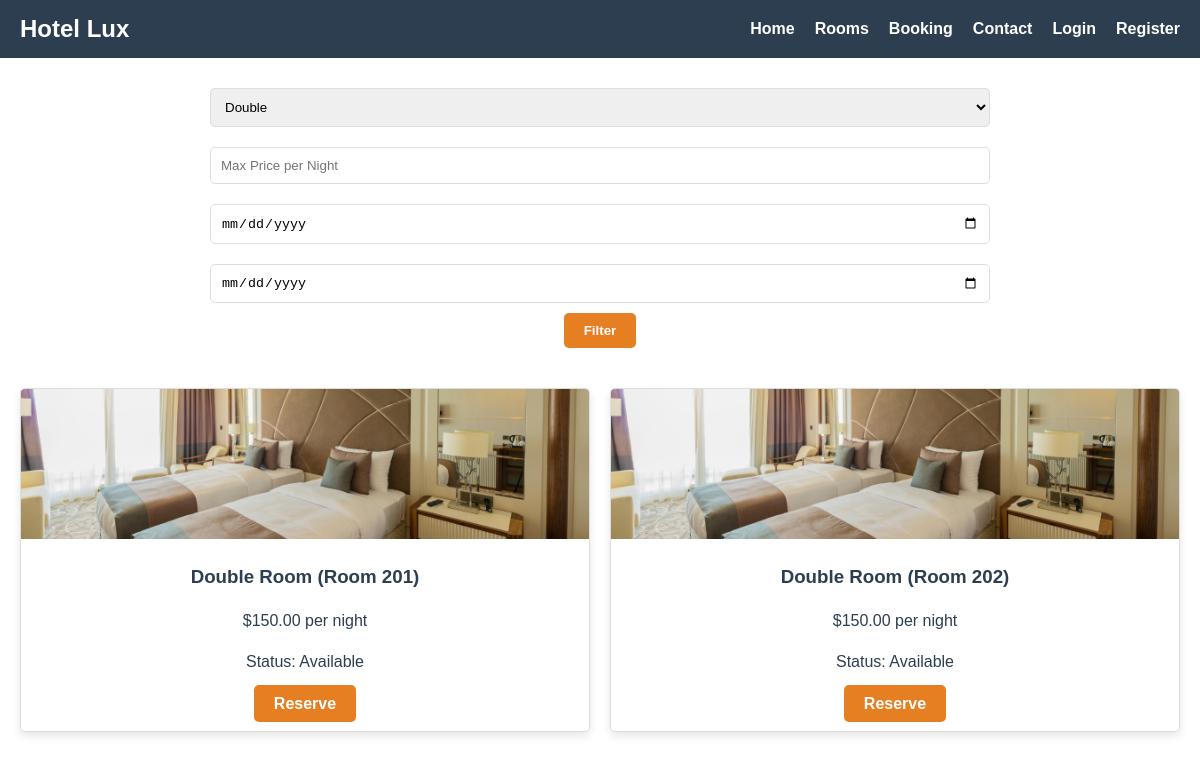
The app's page /rooms.php?room-type=Double with its own data.
### tables this page shows
CREATE TABLE `rooms` (
  `id` int(11) NOT NULL,
  `type` varchar(50) NOT NULL,
  `price` decimal(10,2) NOT NULL,
  `room_number` varchar(10) NOT NULL,
  `image` varchar(255) DEFAULT NULL
);

### rooms.php (the view, shortened to what this page needs)
<?php
include 'config.php';
$type = $_GET['room-type'] ?? '';
$max_price = $_GET['max-price'] ?? '';
$checkin = $_GET['checkin-date'] ?? '';
$checkout = $_GET['checkout-date'] ?? '';
$sql = "SELECT * FROM rooms WHERE 1=1";
if ($type) $sql .= " AND type = '" . $conn->real_escape_string($type) . "'";
$result = $conn->query($sql);
$filtered = [];
if ($result) {
  while ($row = $result->fetch_assoc()) {
    if (!$checkin || !$checkout || is_available($row['id'], $checkin, $checkout)) {
      $filtered[] = $row;
    }
  }
}
?>
<!DOCTYPE html>
<html lang="en">
<head>
  <link rel="stylesheet" href="styles.css">
</head>
<body>
  <header>
    <div class="logo">Hotel Lux</div>
    <nav>
      <ul>
        <li><a href="index.php">Home</a></li>
        <li><a href="rooms.php">Rooms</a></li>
        <li><a href="booking.php">Booking</a></li>
        <li><a href="contact.php">Contact</a></li>
        <?php if (isset($_SESSION['logged_in'])): ?>
          <li><a href="<?php echo $_SESSION['role']; ?>_dashboard.php">Dashboard</a></li>
          <li><a href="logout.php">Logout</a></li>
        <?php else: ?>
          <li><a href="login.php">Login</a></li>
          <li><a href="register.php">Register</a></li>
        <?php endif; ?>
      </ul>
    </nav>
  </header>
  <form id="filter-form" action="rooms.php" method="GET">
    <select id="room-type" name="room-type">
      <option value="Double" <?php if ($type == 'Double') echo 'selected'; ?>>Double</option>
    </select>
    <input type="number" id="max-price" name="max-price" placeholder="Max Price per Night" value="<?php echo $max_price; ?>">
    <input type="date" id="checkin-date" name="checkin-date" value="<?php echo $checkin; ?>">
    <input type="date" id="checkout-date" name="checkout-date" value="<?php echo $checkout; ?>">
    <button type="submit" class="button">Filter</button>
  </form>
  <div class="rooms-grid" id="rooms-grid">
    <?php if (empty($filtered)): ?>
      <p>No rooms available for the selected criteria.</p>
    <?php else: ?>
      <?php foreach ($filtered as $room): ?>
        <div class="room-card">
          <img src="<?php echo $room['image']; ?>" alt="<?php echo $room['type']; ?>">
          <div class="room-info">
            <h3><?php echo $room['type']; ?> Room (Room <?php echo $room['room_number']; ?>)</h3>
            <p>$<?php echo $room['price']; ?> per night</p>
            <p>Status: Available</p>
            <a href="booking.php?room=<?php echo urlencode($room['type']); ?>&roomNumber=<?php echo $room['room_number']; ?>" class="button">Reserve</a>
          </div>
        </div>
      <?php endforeach; ?>
    <?php endif; ?>
  </div>
</body>
</html>

### styles.css (style rules this page uses)
body { margin: 0; font-family: Arial, sans-serif; color: #2C3E50; background-color: white; line-height: 1.6; }
header { display: flex; justify-content: space-between; align-items: center; padding: 10px 20px; background-color: #2C3E50; color: white; }
.logo { font-size: 1.5em; font-weight: bold; }
nav ul { list-style: none; display: flex; margin: 0; padding: 0; }
nav li { margin-left: 20px; }
nav a { color: white; text-decoration: none; font-weight: bold; }
.button { background-color: #E67E22; color: white; padding: 10px 20px; border: none; border-radius: 5px; cursor: pointer; text-decoration: none; font-weight: bold; transition: background-color 0.3s, transform 0.3s; }
.rooms-grid { display: grid; grid-template-columns: repeat(auto-fit, minmax(250px, 1fr)); gap: 20px; padding: 20px; }
.room-card { border: 1px solid #ddd; border-radius: 5px; overflow: hidden; box-shadow: 0 4px 8px rgba(0,0,0,0.1); transition: transform 0.3s; }
.room-card img { width: 100%; height: 150px; object-fit: cover; }
.room-info { padding: 15px; text-align: center; }
.room-info h3 { margin: 0 0 10px; }
#filter-form { display: flex; justify-content: center; align-items: center; flex-wrap: wrap; padding: 20px; max-width: 800px; margin: 0 auto; }
#filter-form select, #filter-form input { padding: 10px; margin: 10px; border: 1px solid #ddd; border-radius: 5px; }
form { max-width: 400px; margin: 20px auto; padding: 20px; }
form input, form select, form textarea { width: 100%; padding: 10px; margin-bottom: 10px; border: 1px solid #ddd; border-radius: 5px; box-sizing: border-box; }

### records on screen
rooms: image (picture), type "Double", room_number "201", price "150.00"
rooms: image (picture), type "Double", room_number "202", price "150.00"
